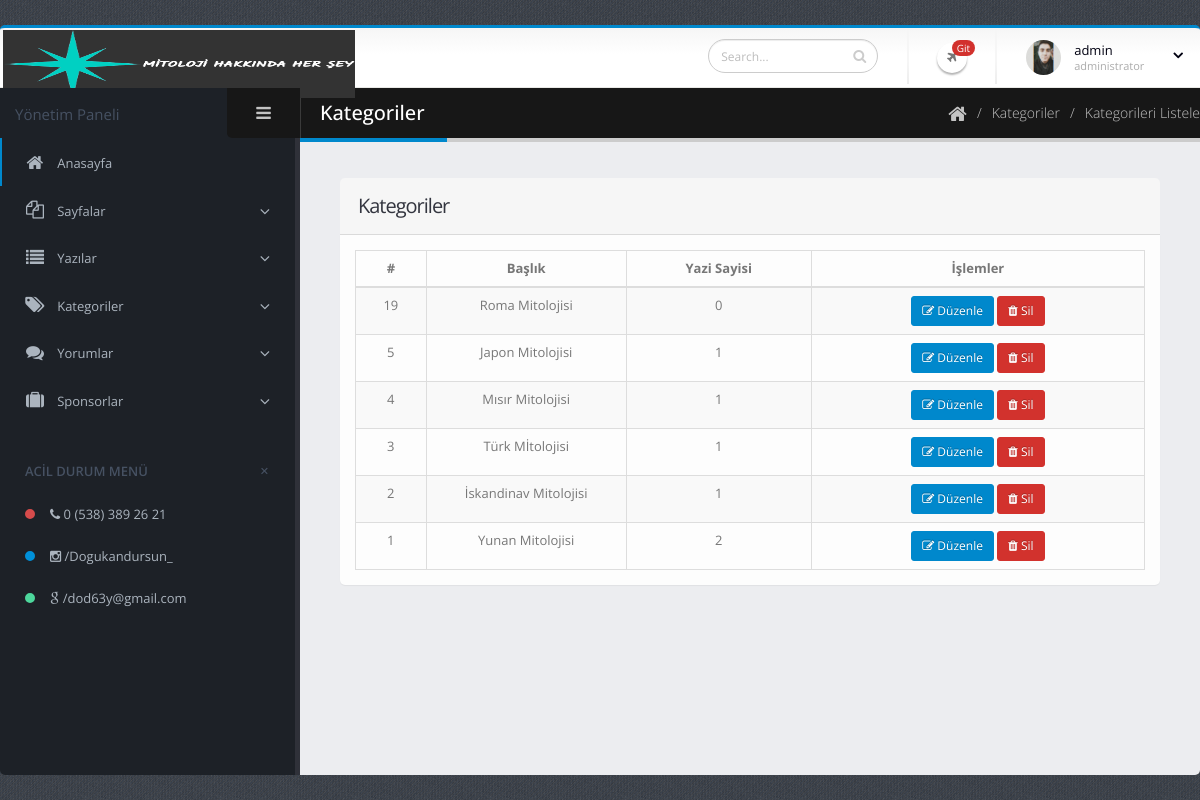
Screenshot of /admin/kategoriler.php (signed in) with the database file from the repository.
### tables this page shows
CREATE TABLE `kategoriler` (
  `kategori_id` int(11) NOT NULL,
  `kategori_baslik` varchar(500) NOT NULL,
  `kategori_tarih` timestamp NOT NULL DEFAULT current_timestamp(),
  `kategori_url` varchar(500) NOT NULL
);

### admin/kategoriler.php (the view, shortened to what this page needs)
<?php include 'header.php'; ?>
<div class="inner-wrapper">
	<?php include 'sidebar.php'; ?>
	<section role="main" class="content-body">
		<header class="page-header">
			<h2>Kategoriler</h2>
			<div class="right-wrapper pull-right">
				<ol class="breadcrumbs">
					<li>
						<a href="index.php">
							<i class="fa fa-home"></i>
						</a>
					</li>
					<li><span>Kategoriler</span></li>
					<li><span>Kategorileri Listele</span></li>
				</ol>
				<br>
				<br>
			</div>
		</header>
			<section class="panel" style="margin: 0;">
				<header class="panel-heading">
					<h2 class="panel-title">Kategoriler</h2>
				</header>
				<div class="panel-body">
					<div class="table-responsive">
						<table class="table table-bordered table-striped mb-none" id="datatable-details">
							<thead>
								<tr>
									<th class="center">#</th>
									<th class="center" width="200">Başlık</th>
									<th class="center">Yazi Sayisi</th>
									<th class="center">İşlemler</th>
								</tr>
							</thead>
							<tbody>
								<?php
								$kategoriler = $db->prepare("SELECT * FROM kategoriler ORDER BY kategori_id DESC");
								$kategoriler->execute();
								$kategori_cek = $kategoriler->fetchAll(PDO::FETCH_ASSOC);
								$say = $kategoriler->rowCount();
								if($say){
									foreach ($kategori_cek as $row){
										$yazilar = $db->prepare("SELECT * FROM yazilar WHERE yazi_kategori_id=?");
										$yazilar->execute(array($row["kategori_id"]));
										$say = $yazilar->rowCount();
										?>
										<tr class="gradeX">
											<td class="center"><?php echo $row["kategori_id"]; ?></td>
											<td class="center"><?php echo $row["kategori_baslik"]; ?></td>
											<td class="center"><?php echo $say; ?></td>
											<td class="center">
												<a href="kategori-duzenle.php?kategori_id=<?php echo $row["kategori_id"]; ?>" class="btn btn-primary btn-sm"><span class="fa fa-edit"></span> Düzenle</a>
												<a href="islem.php?kategorisil_id=<?php echo $row["kategori_id"]; ?>" ><button class="btn btn-danger btn-sm"><i class="fa fa-trash"></i> Sil</button></a>
											</td>
										</tr>
										<?php } }else{
											echo "<td colspan='7'> ☺ Hiç yazı eklenmemiş!</td>";
										} ?>
									</tbody>
								</table>
							</div>
						</div>
					</section>
				</section>
			</div>
				<?php include 'footer.php'; ?>

### admin/assets/stylesheets/skins/default.css (style rules this page uses)
a, .btn-link { color: #0088cc; }
body .btn-primary { color: #ffffff; text-shadow: 0 -1px 0 rgba(0, 0, 0, 0.25); background-color: #0088cc; border-color: #0088cc; }
body .btn-danger { color: #ffffff; text-shadow: 0 -1px 0 rgba(0, 0, 0, 0.25); background-color: #d2322d; border-color: #d2322d; }
.page-header h2 { border-bottom-color: #0088cc; }

### rows the page displays
kategoriler: kategori_id "19", kategori_baslik "Roma Mitolojisi", say "0"
kategoriler: kategori_id "5", kategori_baslik "Japon Mitolojisi", say "1"
kategoriler: kategori_id "4", kategori_baslik "Mısır Mitolojisi", say "1"
kategoriler: kategori_id "3", kategori_baslik "Türk Mİtolojisi", say "1"
kategoriler: kategori_id "2", kategori_baslik "İskandinav Mitolojisi", say "1"
kategoriler: kategori_id "1", kategori_baslik "Yunan Mitolojisi", say "2"

### other values shown
$_SESSION["admin_kadi"] "admin"
